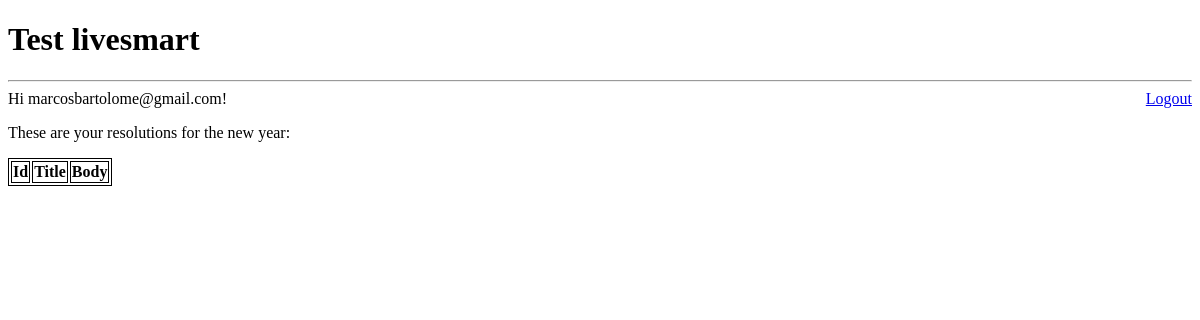
The page /testlivesmart/ (signed in) on the database as committed earlier.
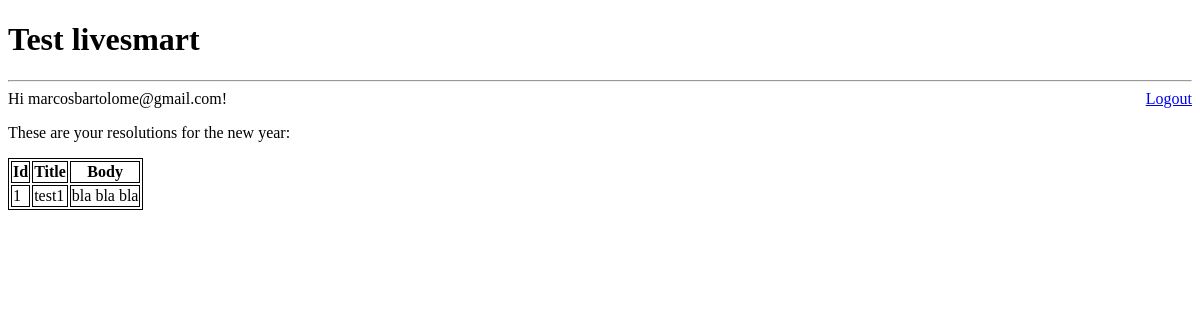
The same page on the database as committed later.
### accounts/models.py (models this page shows, shortened)
class User(AbstractBaseUser, PermissionsMixin):
    USERNAME_FIELD = 'email'
    email = models.EmailField(unique=True)
    first_name = models.CharField(max_length=30, blank=True)
    last_name = models.CharField(max_length=30, blank=True)
    date_of_birth = models.DateField(blank=True, null=True)
    is_active = models.BooleanField(default=False)
    is_staff = models.BooleanField(default=False)
    objects = UserManager()

### resolutions/models.py (models this page shows, shortened)
class Resolution(models.Model):
    title = models.CharField(max_length=255)
    body = models.TextField(blank=True, null=True)
    user = models.ForeignKey(settings.AUTH_USER_MODEL, blank=True, null=True)

### resolutions/views.py (the view)
# urls.py: url(r'^testlivesmart/$', resolution_views.Home.as_view(), name="home"),
class Home(TemplateView):
    template_name = 'home.html'
    def get_context_data(self, **kwargs):
        user = self.request.user
        if user.is_authenticated:
            resolutions = Resolution.objects.filter(user=self.request.user)
            return {'resolutions': resolutions}

### resolutions/templates/home.html (shortened to what this page needs)
{% extends 'base.html' %}
{% block content %}
{% if user.is_authenticated %}
Hi {{ user.email }}!
{% else %}
<p>Hello Guest. You are not logged in.</p>
<a href="{% url 'login' %}">Log in</a> |
<a href="{% url 'accounts:register' %}">Register</a>
{% endif %}
<p>These are your resolutions for the new year:</p>
<table>
  <thead>
    <th>Id</th>
    <th>Title</th>
    <th>Body</th>
  </thead>
  <tbody>
    {% for resolution in resolutions %}
    <tr>
      <td>{{ resolution.id }}</td>
      <td>{{ resolution.title }}</td>
      <td>{{ resolution.body }}</td>
    </tr>
    {% endfor %}
  </tbody>
</table>
{% endblock %}

### resolutions/templates/base.html (shortened to what this page needs)
<!doctype html>
<html lang="en">
<head>
</head>
<body>
  <div id="container">
    <h1>Test livesmart</h1><hr>
    <div style="float:right;">
        {% if user.is_authenticated %}
        <a href="{% url 'logout' %}?next=/testlivesmart/">Logout</a>
        {% endif %}
    </div>
     {% block content %}{% endblock %}
  </div>
</body>
</html>

### resolutions/templates/home.html (style rules this page uses)
table, th, td { border:1px solid; }

Rows that differ between the two databases and show on the page:
added Resolution: id "1", title "test1", body "bla bla bla"
